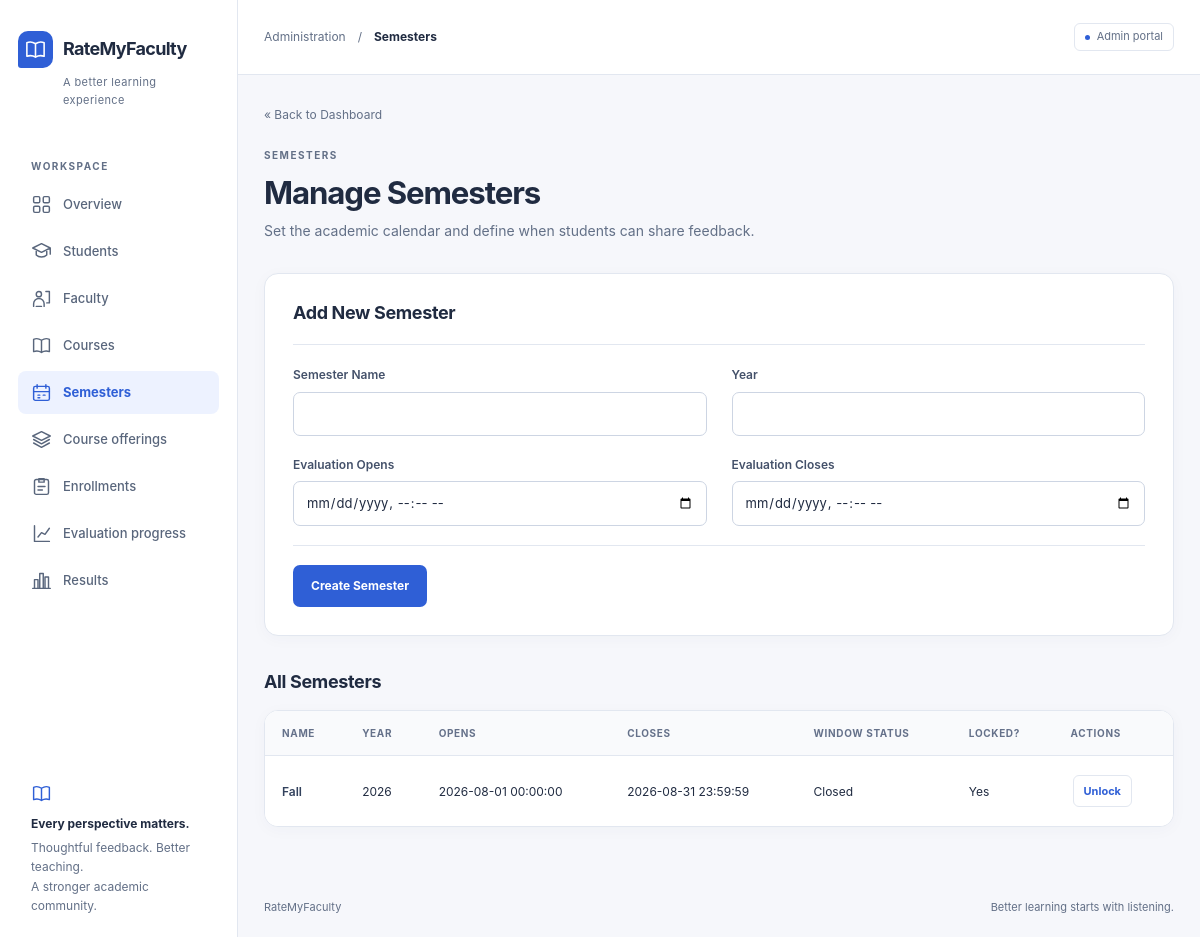
Screenshot of /admin/semesters.php (signed in) with the database file from the repository.
### tables this page shows
CREATE TABLE
    semesters (
        semester_id INT UNSIGNED AUTO_INCREMENT PRIMARY KEY,
        semester_name VARCHAR(30) NOT NULL,
        year SMALLINT UNSIGNED NOT NULL,
        evaluation_open_at DATETIME NOT NULL,
        evaluation_close_at DATETIME NOT NULL,
        is_locked TINYINT (1) NOT NULL DEFAULT 0,
        created_at DATETIME NOT NULL DEFAULT CURRENT_TIMESTAMP,
        CONSTRAINT uq_semesters_name_year UNIQUE (semester_name, year),
        CONSTRAINT chk_semesters_window CHECK (evaluation_open_at < evaluation_close_at)
    );

### includes/validation.php (called while the page is built, shortened)
<?php
function e($value): string
{
    return htmlspecialchars((string) $value, ENT_QUOTES, 'UTF-8');
}

### includes/evaluation_window.php (called while the page is built, shortened)
<?php
function get_window_status(string $openAt, string $closeAt, ?string $now = null): string
{
    $nowDt = $now !== null ? new DateTimeImmutable($now) : new DateTimeImmutable();
    $openDt = new DateTimeImmutable($openAt);
    $closeDt = new DateTimeImmutable($closeAt);
    if ($nowDt > $closeDt) {
        return WINDOW_CLOSED;
    }
    return WINDOW_OPEN;
}
function window_status_label(string $status): string
{
    return match ($status) {
        WINDOW_UPCOMING => 'Upcoming',
        WINDOW_OPEN => 'Open',
        WINDOW_CLOSED => 'Closed',
        default => $status,
    };
}

### admin/semesters.php (the view, shortened to what this page needs)
<?php
require_once __DIR__ . '/../config/database.php';
require_once __DIR__ . '/../includes/validation.php';
require_once __DIR__ . '/../includes/evaluation_window.php';
function to_datetime_local(?string $mysqlDatetime): string
{
    if ($mysqlDatetime === null) {
        return '';
    }
    return str_replace(' ', 'T', substr($mysqlDatetime, 0, 16));
}
$editSemester = null;
$semesters = $pdo->query('SELECT * FROM semesters ORDER BY year DESC, semester_name')->fetchAll();
?>
<!DOCTYPE html>
<html lang="en">
<head>
    <link rel="stylesheet" href="<?php echo e(BASE_URL); ?>/assets/css/style.css">
</head>
<body class="app-page">
    <aside class="sidebar" aria-label="Administration">
        <div class="brand"><span class="brand-mark"><svg class="icon" aria-hidden="true" focusable="false"><use href="../assets/icons.svg#book"></use></svg></span><span>RateMyFaculty</span></div>
        <span class="brand-subtitle">A better learning experience</span>
        <div class="nav-label">Workspace</div>
        <nav aria-label="Main navigation"><a class="nav-link" href="dashboard.php"><svg class="icon" aria-hidden="true" focusable="false"><use href="../assets/icons.svg#grid"></use></svg><span>Overview</span></a>
            <a class="nav-link" href="students.php"><svg class="icon" aria-hidden="true" focusable="false"><use href="../assets/icons.svg#students"></use></svg><span>Students</span></a>
            <a class="nav-link" href="faculty.php"><svg class="icon" aria-hidden="true" focusable="false"><use href="../assets/icons.svg#faculty"></use></svg><span>Faculty</span></a>
            <a class="nav-link" href="courses.php"><svg class="icon" aria-hidden="true" focusable="false"><use href="../assets/icons.svg#book"></use></svg><span>Courses</span></a>
            <a class="nav-link" href="semesters.php" aria-current="page"><svg class="icon" aria-hidden="true" focusable="false"><use href="../assets/icons.svg#calendar"></use></svg><span>Semesters</span></a>
            <a class="nav-link" href="offerings.php"><svg class="icon" aria-hidden="true" focusable="false"><use href="../assets/icons.svg#layers"></use></svg><span>Course offerings</span></a>
            <a class="nav-link" href="enrollments.php"><svg class="icon" aria-hidden="true" focusable="false"><use href="../assets/icons.svg#enroll"></use></svg><span>Enrollments</span></a>
            <a class="nav-link" href="progress.php"><svg class="icon" aria-hidden="true" focusable="false"><use href="../assets/icons.svg#progress"></use></svg><span>Evaluation progress</span></a>
            <a class="nav-link" href="results.php"><svg class="icon" aria-hidden="true" focusable="false"><use href="../assets/icons.svg#chart"></use></svg><span>Results</span></a></nav>
        <div class="sidebar-note"><svg class="icon" aria-hidden="true" focusable="false"><use href="../assets/icons.svg#book"></use></svg><strong>Every perspective matters.</strong>Thoughtful feedback. Better teaching.<br>A stronger academic community.</div>
    </aside>
    <div class="workspace">
        <header class="topbar"><div class="topbar-path">Administration<span aria-hidden="true">/</span><strong>Semesters</strong></div><span class="workspace-tag">Admin portal</span></header>
        <main class="main-content" id="main-content" tabindex="-1">
    <p class="back-link"><a href="<?php echo e(BASE_URL); ?>/admin/dashboard.php">&laquo; Back to Dashboard</a></p>
    <p class="eyebrow">Semesters</p>
    <h1>Manage Semesters</h1>
    <p class="page-description">Set the academic calendar and define when students can share feedback.</p>
    <?php $locked = $editSemester !== null && (int) $editSemester['is_locked'] === 1; ?>
    <section class="panel editor-panel"><h2><?php echo $editSemester ? 'Edit Semester' : 'Add New Semester'; ?></h2>
    <?php if ($locked): ?>
        <p class="context-line"><em>This semester is locked — unlock it below before editing.</em></p>
    <?php else: ?>
        <form class="editor-form" method="post" action="semesters.php">
            <div class="field"><label for="semester_name">Semester Name</label>
            <input type="text" id="semester_name" name="semester_name" maxlength="30" required
                value="<?php echo e($editSemester['semester_name'] ?? ($_POST['semester_name'] ?? '')); ?>"></div>
            <div class="field"><label for="year">Year</label>
            <input type="number" id="year" name="year" min="2000" max="2100" required
                value="<?php echo e($editSemester['year'] ?? ($_POST['year'] ?? '')); ?>"></div>
            <div class="field"><label for="evaluation_open_at">Evaluation Opens</label>
            <input type="datetime-local" id="evaluation_open_at" name="evaluation_open_at" required
                value="<?php echo e(to_datetime_local($editSemester['evaluation_open_at'] ?? null)); ?>"></div>
            <div class="field"><label for="evaluation_close_at">Evaluation Closes</label>
            <input type="datetime-local" id="evaluation_close_at" name="evaluation_close_at" required
                value="<?php echo e(to_datetime_local($editSemester['evaluation_close_at'] ?? null)); ?>"></div>
            <div class="form-actions"><button type="submit"><?php echo $editSemester ? 'Save Changes' : 'Create Semester'; ?></button>
        </div></form>
    <?php endif; ?></section>
    <h2>All Semesters</h2>
    <div class="table-region" role="region" aria-label="Semesters table" tabindex="0"><table class="data-table">
        <tr>
            <th scope="col">Name</th>
            <th scope="col">Year</th>
            <th scope="col">Opens</th>
            <th scope="col">Closes</th>
            <th scope="col">Window Status</th>
            <th scope="col">Locked?</th>
            <th scope="col">Actions</th>
        </tr>
        <?php foreach ($semesters as $s): ?>
            <?php $status = get_window_status($s['evaluation_open_at'], $s['evaluation_close_at']); ?>
            <tr>
                <td><?php echo e($s['semester_name']); ?></td>
                <td><?php echo e((string) $s['year']); ?></td>
                <td><?php echo e($s['evaluation_open_at']); ?></td>
                <td><?php echo e($s['evaluation_close_at']); ?></td>
                <td><?php echo e(window_status_label($status)); ?></td>
                <td><?php echo (int) $s['is_locked'] === 1 ? 'Yes' : 'No'; ?></td>
                <td>
                    <form method="post" action="semesters.php" style="display:inline;">
                        <button type="submit"><?php echo (int) $s['is_locked'] === 1 ? 'Unlock' : 'Lock'; ?></button>
                    </form>
                </td>
            </tr>
        <?php endforeach; ?>
    </table></div>
        </main>
        <footer class="page-footer"><span>RateMyFaculty</span><span>Better learning starts with listening.</span></footer>
    </div>
</body>
</html>

### rows the page displays
semesters: semester_name "Fall", year "2026", evaluation_open_at "2026-08-01 00:00:00", evaluation_close_at "2026-08-31 23:59:59", window_status_label($status) "Closed", is_locked "Yes"
